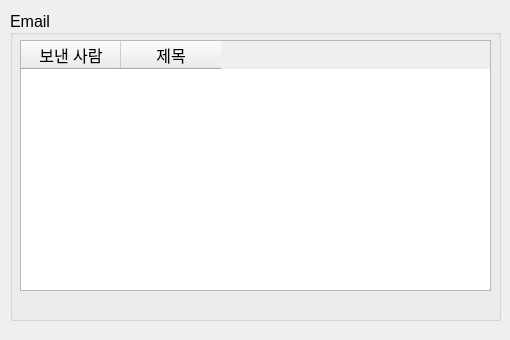
<?xml version="1.0" encoding="UTF-8"?>
<ui version="4.0">
 <class>Dialog_emailList</class>
 <widget class="QDialog" name="Dialog_emailList">
  <property name="geometry">
   <rect>
    <x>0</x>
    <y>0</y>
    <width>510</width>
    <height>340</height>
   </rect>
  </property>
  <property name="windowTitle">
   <string>Dialog</string>
  </property>
  <widget class="QGroupBox" name="groupBox">
   <property name="geometry">
    <rect>
     <x>10</x>
     <y>10</y>
     <width>491</width>
     <height>311</height>
    </rect>
   </property>
   <property name="font">
    <font>
     <family>Arial</family>
     <pointsize>12</pointsize>
    </font>
   </property>
   <property name="title">
    <string>Email</string>
   </property>
   <property name="alignment">
    <set>Qt::AlignLeading|Qt::AlignLeft|Qt::AlignVCenter</set>
   </property>
   <widget class="QTableWidget" name="tableWidget">
    <property name="geometry">
     <rect>
      <x>10</x>
      <y>30</y>
      <width>471</width>
      <height>251</height>
     </rect>
    </property>
    <column>
     <property name="text">
      <string>보낸 사람</string>
     </property>
    </column>
    <column>
     <property name="text">
      <string>제목</string>
     </property>
    </column>
   </widget>
  </widget>
 </widget>
 <resources/>
 <connections/>
</ui>
